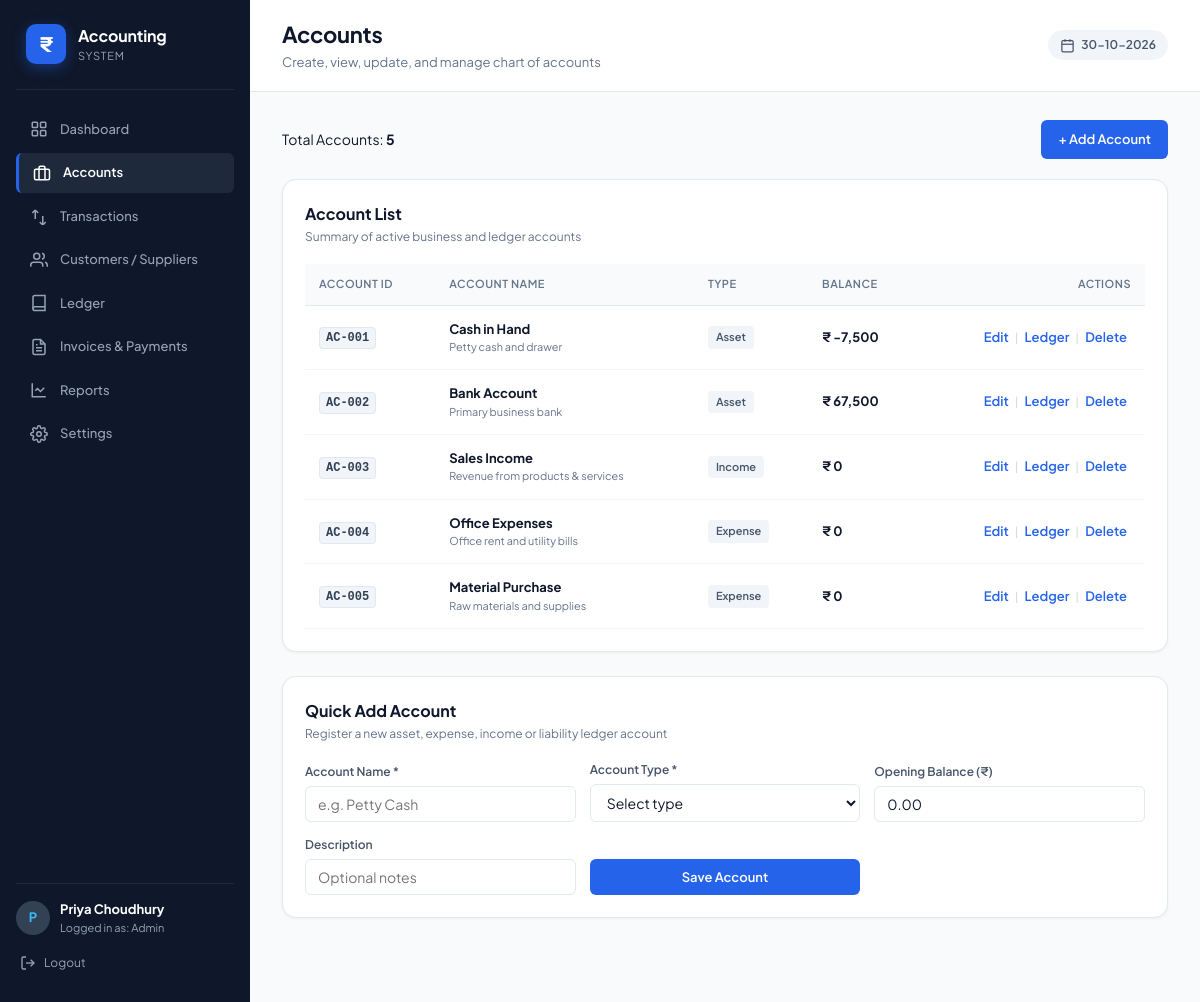
Page /accounts (signed in) on the committed database.
### app.py (models this page shows)
class Setting(db.Model):
    id = db.Column(db.Integer, primary_key=True)
    business_name = db.Column(db.String(150), default="Accounting System")
    owner_name = db.Column(db.String(120), default="Priya Choudhury")
    currency = db.Column(db.String(10), default="₹")
    date_format = db.Column(db.String(30), default="%d-%m-%Y")
    notifications = db.Column(db.Boolean, default=True)

class Account(db.Model):
    id = db.Column(db.Integer, primary_key=True)
    code = db.Column(db.String(20), unique=True, nullable=False)
    name = db.Column(db.String(120), nullable=False)
    type = db.Column(db.String(40), nullable=False)  # Asset, Liability, Income, Expense, Bank, Cash
    opening_balance = db.Column(db.Float, default=0.0)
    description = db.Column(db.String(255), default="")
    created_at = db.Column(db.DateTime, default=datetime.now)
    transactions = db.relationship("Transaction", backref="account", lazy=True, cascade="all, delete-orphan")
    def current_balance(self):
        inc = db.session.query(db.func.coalesce(db.func.sum(Transaction.amount), 0.0))\
            .filter(Transaction.account_id == self.id, Transaction.tx_type == "Income").scalar() or 0.0
        exp = db.session.query(db.func.coalesce(db.func.sum(Transaction.amount), 0.0))\
            .filter(Transaction.account_id == self.id, Transaction.tx_type == "Expense").scalar() or 0.0
        if self.type in ["Income"]:
            return float(self.opening_balance + inc)
        elif self.type in ["Expense"]:
            return float(self.opening_balance + exp)
        else:
            return float(self.opening_balance + inc - exp)

### app.py (the view, shortened to what this page needs)
@app.route("/accounts", methods=["GET", "POST"])
@login_required
def accounts():
    all_accounts = Account.query.order_by(Account.code.asc()).all()
    return render_template("accounts.html", accounts=all_accounts)

### app.py (called while the page is built)
def login_required(fn):
    @wraps(fn)
    def wrapper(*args, **kwargs):
        if "user_id" not in session:
            return redirect(url_for("login", next=request.path))
        return fn(*args, **kwargs)
    return wrapper

@app.context_processor
def inject_globals():
    setting = Setting.query.first()
    return {
        "setting": setting,
        "currency": setting.currency if setting else "₹",
        "today": date.today(),
        "current_user_name": session.get("user_name", "Accountant"),
        "current_user_role": session.get("user_role", "Accountant"),
    }

### templates/accounts.html (shortened to what this page needs)
{% extends "base.html" %}
{% block heading %}Accounts{% endblock %}
{% block subheading %}Create, view, update, and manage chart of accounts{% endblock %}
{% block content %}
<div class="page-top-bar">
  <div class="stats-mini-pills">
    <span class="pill-badge">Total Accounts: <strong>{{ accounts|length }}</strong></span>
  </div>
  <a href="#quick-add-form" class="btn btn-primary" onclick="document.getElementById('acc_name').focus();">+ Add Account</a>
</div>
<div class="panel">
  <div class="panel-header">
    <div>
      <h3 class="panel-title">Account List</h3>
      <p class="panel-desc">Summary of active business and ledger accounts</p>
    </div>
  </div>
  <div class="table-responsive">
    <table class="data-table">
      <thead>
        <tr>
          <th>Account ID</th>
          <th>Account Name</th>
          <th>Type</th>
          <th>Balance</th>
          <th class="text-right">Actions</th>
        </tr>
      </thead>
      <tbody>
        {% for a in accounts %}
          {% set cur_bal = a.current_balance() %}
          <tr>
            <td><code class="code-badge">{{ a.code }}</code></td>
            <td>
              <strong>{{ a.name }}</strong>
              {% if a.description %}
                <small class="text-muted d-block">{{ a.description }}</small>
              {% endif %}
            </td>
            <td><span class="badge badge-type">{{ a.type }}</span></td>
            <td class="font-bold">₹ {{ "{:,.0f}".format(cur_bal) }}</td>
            <td class="text-right actions-cell">
              <button
                type="button"
                class="btn-link-action edit-btn"
                onclick="openEditAccountModal('{{ a.id }}', '{{ a.name|escape }}', '{{ a.type|escape }}', '{{ a.opening_balance }}', '{{ a.description|escape }}')"
              >Edit</button>
              <span class="action-sep">|</span>
              <a href="{{ url_for('ledger', account_id=a.id) }}" class="btn-link-action" title="View Ledger">Ledger</a>
              <span class="action-sep">|</span>
              <form method="post" action="{{ url_for('delete_account', id=a.id) }}" class="d-inline" onsubmit="return confirm('Are you sure you want to delete account {{ a.name }}?')">
                <button type="submit" class="btn-link-action text-danger">Delete</button>
              </form>
            </td>
          </tr>
        {% else %}
          <tr>
            <td colspan="5" class="text-center text-muted py-4">No accounts found.</td>
          </tr>
        {% endfor %}
      </tbody>
    </table>
  </div>
</div>
<div class="panel" id="quick-add-form">
  <div class="panel-header">
    <div>
      <h3 class="panel-title">Quick Add Account</h3>
      <p class="panel-desc">Register a new asset, expense, income or liability ledger account</p>
    </div>
  </div>
  <form method="post" action="{{ url_for('accounts') }}" class="form-row-grid">
    <div class="form-group">
      <label for="acc_name">Account Name *</label>
      <input id="acc_name" name="name" type="text" placeholder="e.g. Petty Cash" required>
    </div>
    <div class="form-group">
      <label for="acc_type">Account Type *</label>
      <select id="acc_type" name="type" required>
        <option value="">Select type</option>
      </select>
    </div>
    <div class="form-group">
      <label for="acc_open">Opening Balance (₹)</label>
      <input id="acc_open" name="opening_balance" type="number" step="0.01" value="0.00">
    </div>
    <div class="form-group">
      <label for="acc_desc">Description</label>
      <input id="acc_desc" name="description" type="text" placeholder="Optional notes">
    </div>
    <div class="form-group form-btn-align">
      <button type="submit" class="btn btn-primary btn-block">Save Account</button>
    </div>
  </form>
</div>
{% endblock %}

### templates/base.html (shortened to what this page needs)
<!doctype html>
<html lang="en">
<head>
  <link rel="stylesheet" href="{{ url_for('static', filename='style.css') }}">
</head>
<body>
{% if session.get('user_id') %}
<div class="app-shell">
  <aside class="sidebar">
    <div class="brand">
      <div class="brand-icon">₹</div>
      <div>
        <b>Accounting</b>
        <small>System</small>
      </div>
    </div>
    <nav>
      <a href="{{ url_for('dashboard') }}" class="{{ 'active' if request.endpoint == 'dashboard' }}">
        <svg class="nav-icon" viewBox="0 0 24 24" fill="none" stroke="currentColor" stroke-width="2"><rect x="3" y="3" width="7" height="7" rx="1"/><rect x="14" y="3" width="7" height="7" rx="1"/><rect x="14" y="14" width="7" height="7" rx="1"/><rect x="3" y="14" width="7" height="7" rx="1"/></svg>
        <span>Dashboard</span>
      </a>
      <a href="{{ url_for('accounts') }}" class="{{ 'active' if request.endpoint == 'accounts' }}">
        <svg class="nav-icon" viewBox="0 0 24 24" fill="none" stroke="currentColor" stroke-width="2"><rect x="2" y="7" width="20" height="14" rx="2" ry="2"/><path d="M16 21V5a2 2 0 0 0-2-2h-4a2 2 0 0 0-2 2v16"/></svg>
        <span>Accounts</span>
      </a>
      <a href="{{ url_for('transactions') }}" class="{{ 'active' if request.endpoint == 'transactions' }}">
        <svg class="nav-icon" viewBox="0 0 24 24" fill="none" stroke="currentColor" stroke-width="2"><path d="M7 16V4m0 0L3 8m4-4l4 4m6 4v12m0 0l4-4m-4 4l-4-4"/></svg>
        <span>Transactions</span>
      </a>
      <a href="{{ url_for('customers') }}" class="{{ 'active' if request.endpoint in ['customers', 'suppliers'] }}">
        <svg class="nav-icon" viewBox="0 0 24 24" fill="none" stroke="currentColor" stroke-width="2"><path d="M17 21v-2a4 4 0 0 0-4-4H5a4 4 0 0 0-4 4v2"/><circle cx="9" cy="7" r="4"/><path d="M23 21v-2a4 4 0 0 0-3-3.87"/><path d="M16 3.13a4 4 0 0 1 0 7.75"/></svg>
        <span>Customers / Suppliers</span>
      </a>
      <a href="{{ url_for('ledger', account_id=1) }}" class="{{ 'active' if request.endpoint == 'ledger' }}">
        <svg class="nav-icon" viewBox="0 0 24 24" fill="none" stroke="currentColor" stroke-width="2"><path d="M4 19.5A2.5 2.5 0 0 1 6.5 17H20"/><path d="M6.5 2H20v20H6.5A2.5 2.5 0 0 1 4 19.5v-15A2.5 2.5 0 0 1 6.5 2z"/></svg>
        <span>Ledger</span>
      </a>
      <a href="{{ url_for('invoices') }}" class="{{ 'active' if request.endpoint == 'invoices' }}">
        <svg class="nav-icon" viewBox="0 0 24 24" fill="none" stroke="currentColor" stroke-width="2"><path d="M14 2H6a2 2 0 0 0-2 2v16a2 2 0 0 0 2 2h12a2 2 0 0 0 2-2V8z"/><polyline points="14 2 14 8 20 8"/><line x1="16" y1="13" x2="8" y2="13"/><line x1="16" y1="17" x2="8" y2="17"/><polyline points="10 9 9 9 8 9"/></svg>
        <span>Invoices & Payments</span>
      </a>
      <a href="{{ url_for('reports') }}" class="{{ 'active' if request.endpoint == 'reports' }}">
        <svg class="nav-icon" viewBox="0 0 24 24" fill="none" stroke="currentColor" stroke-width="2"><path d="M3 3v18h18"/><path d="m19 9-5 5-4-4-3 3"/></svg>
        <span>Reports</span>
      </a>
      <a href="{{ url_for('settings') }}" class="{{ 'active' if request.endpoint == 'settings' }}">
        <span>Settings</span>
      </a>
    </nav>
    <div class="sidebar-bottom">
      <div class="user-chip">
        <div class="avatar">{{ current_user_name[0] }}</div>
        <div>
          <b>{{ current_user_name }}</b>
          <small>Logged in as: {{ current_user_role }}</small>
        </div>
      </div>
      <a class="logout-link" href="{{ url_for('logout') }}" title="Sign out">
        <svg viewBox="0 0 24 24" fill="none" stroke="currentColor" stroke-width="2" width="16" height="16"><path d="M9 21H5a2 2 0 0 1-2-2V5a2 2 0 0 1 2-2h4"/><polyline points="16 17 21 12 16 7"/><line x1="21" y1="12" x2="9" y2="12"/></svg>
        <span>Logout</span>
      </a>
    </div>
  </aside>
  <main class="main">
    <header class="topbar">
      <div>
        <h1>{% block heading %}Dashboard{% endblock %}</h1>
        <p>{% block subheading %}Overview of accounts, ledger, and recent financial transactions{% endblock %}</p>
      </div>
      <div class="top-actions">
        <span class="date-pill">
          <svg viewBox="0 0 24 24" width="15" height="15" fill="none" stroke="currentColor" stroke-width="2"><rect x="3" y="4" width="18" height="18" rx="2" ry="2"/><line x1="16" y1="2" x2="16" y2="6"/><line x1="8" y1="2" x2="8" y2="6"/><line x1="3" y1="10" x2="21" y2="10"/></svg>
          {{ today.strftime('%d-%m-%Y') }}
        </span>
      </div>
    </header>
    <div class="content">
      {% block content %}{% endblock %}
    </div>
  </main>
</div>
{% else %}
  {% block auth_content %}{% endblock %}
{% endif %}
</body>
</html>

### rows in the picture
Setting: owner_name "Priya Choudhury"
Account: code "AC-001", name "Cash in Hand", description "Petty cash and drawer", type "Asset", cur_bal "-7,500"
Account: code "AC-002", name "Bank Account", description "Primary business bank", type "Asset", cur_bal "67,500"
Account: code "AC-003", name "Sales Income", description "Revenue from products & services", type "Income", cur_bal "0"
Account: code "AC-004", name "Office Expenses", description "Office rent and utility bills", type "Expense", cur_bal "0"
Account: code "AC-005", name "Material Purchase", description "Raw materials and supplies", type "Expense", cur_bal "0"

### other values in the picture
{{ current_user_name[0] }} "P"
{{ current_user_role }} "Admin"
{{ accounts|length }} "5"
